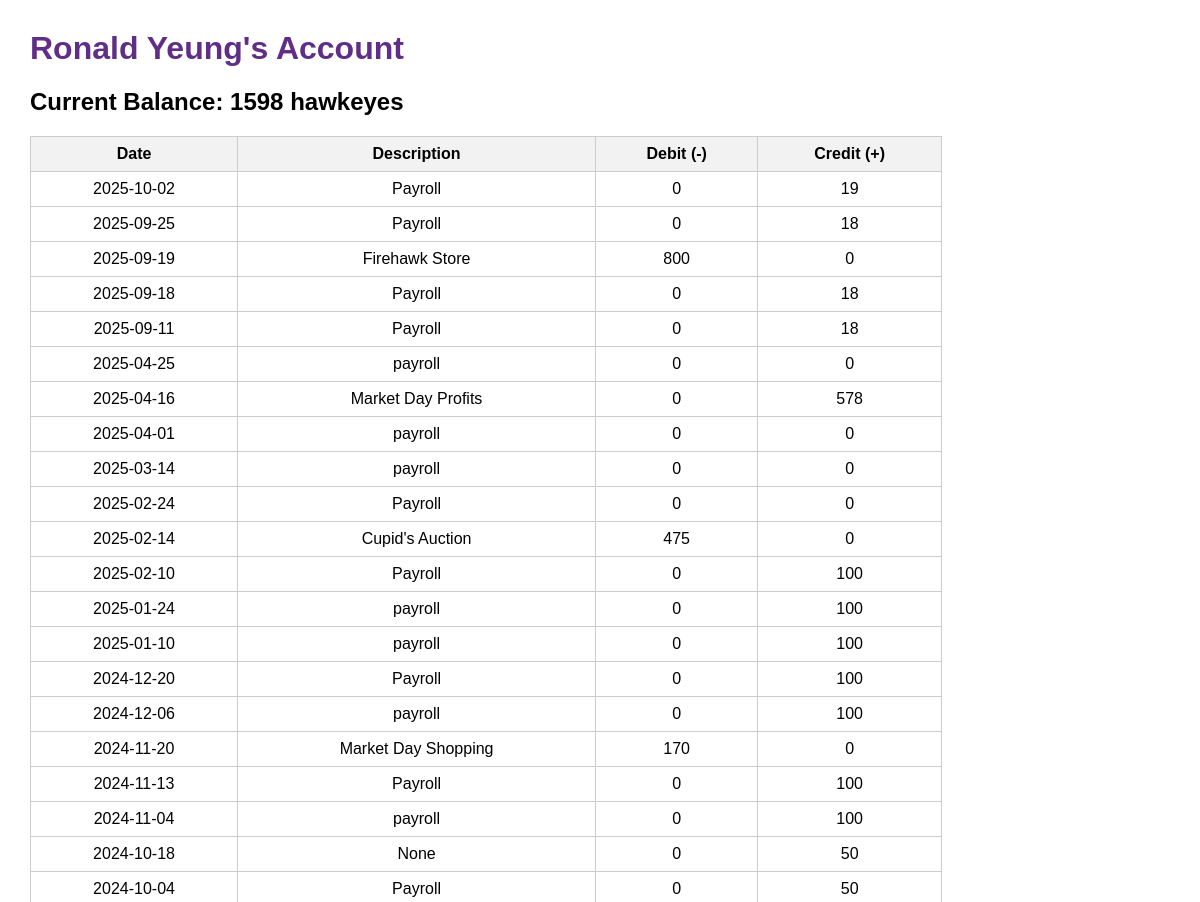
/student/dashboard (signed in, upper part), run on an earlier commit of the app's database.
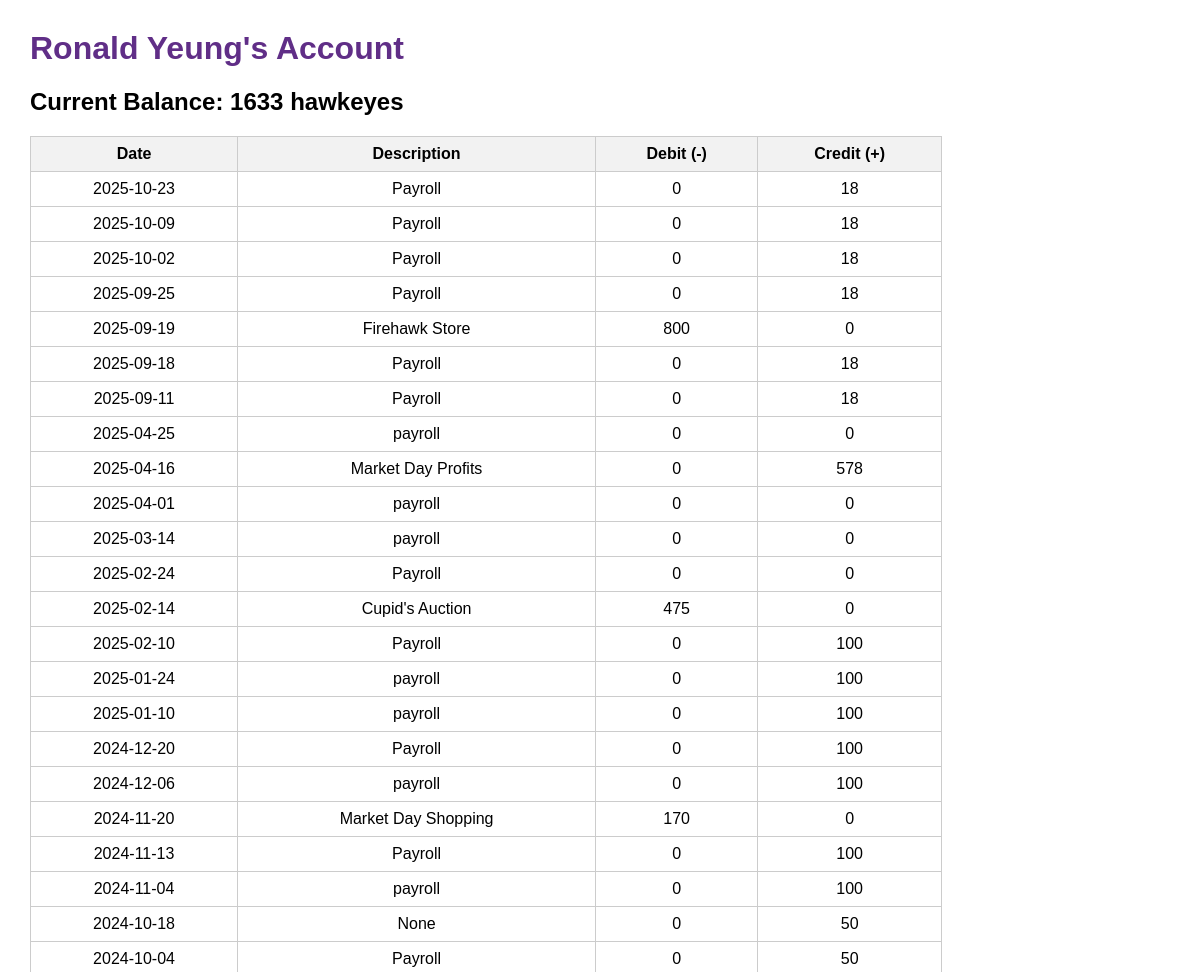
And on a later commit of the database.
### tables this page shows
CREATE TABLE "students"(id INTEGER PRIMARY KEY, name TEXT, grade TEXT, password TEXT, default_payroll INTEGER, is_admin BOOLEAN DEFAULT 0);

CREATE TABLE "transactions" ( id INTEGER PRIMARY KEY, student_id INTEGER, date TEXT, description TEXT, debit INTEGER, credit INTEGER);

### app.py (the view)
@app.route("/student/dashboard")
def student_dashboard():
    if session.get("user_type") != "student":
        return redirect(url_for("login"))
    student_id = session["user_id"]
    conn = get_db_connection()
    student = conn.execute("SELECT * FROM students WHERE id = ?", (student_id,)).fetchone()
    transactions = conn.execute(
        "SELECT * FROM transactions WHERE student_id = ? ORDER BY date", (student_id,)
    ).fetchall()
    conn.close()
    balance_amount = calculate_balance(transactions)
    return render_template(
        "student_view.html",
        student=student,
        transactions=transactions,
        balance=balance_amount
    )

### app.py (called while the page is built)
def get_db_connection():
    conn = sqlite3.connect("hawkeyes.db", check_same_thread=False)
    conn.row_factory = sqlite3.Row
    return conn

def calculate_balance(transactions):
    balance = sum(t["credit"] for t in transactions) - sum(t["debit"] for t in transactions)
    return balance

### templates/student_view.html (shortened to what this page needs)
<!DOCTYPE html>
<html>
<head>
</head>
<body>
    <h1>{{ student['name'] }}'s Account</h1>
    <h2 class="balance">Current Balance: {{ balance }} hawkeyes</h2>
    <table>
        <tr>
            <th>Date</th>
            <th>Description</th>
            <th>Debit (-)</th>
            <th>Credit (+)</th>
        </tr>
        {% for t in transactions|sort(attribute='date', reverse=true) %}
        <tr>
            <td>{{ t['date'] }}</td>
            <td>{{ t['description'] }}</td>
            <td>{{ t['debit'] }}</td>
            <td>{{ t['credit'] }}</td>
        </tr>
        {% endfor %}
    </table>
</body>
</html>

### templates/student_view.html (style rules this page uses)
body { font-family: Arial, sans-serif; margin: 30px; }
h1 { color: #602e87; }
table { border-collapse: collapse; width: 80%; margin-top: 20px; margin-bottom: 20px; }
th, td { border: 1px solid #ccc; padding: 8px; text-align: center; }
th { background-color: #f2f2f2; }
.balance { font-weight: bold; margin-top: 15px; }

What changed in the data, as far as the page shows it:
added transactions: date "2025-10-23", description "Payroll", debit "0", credit "18"
added transactions: date "2025-10-09", description "Payroll", debit "0", credit "18"
changed transactions (number 3 of 23 on the later page): credit "19" → "18"
Also different on the page:
{{ balance }}: "1598" → "1633"
